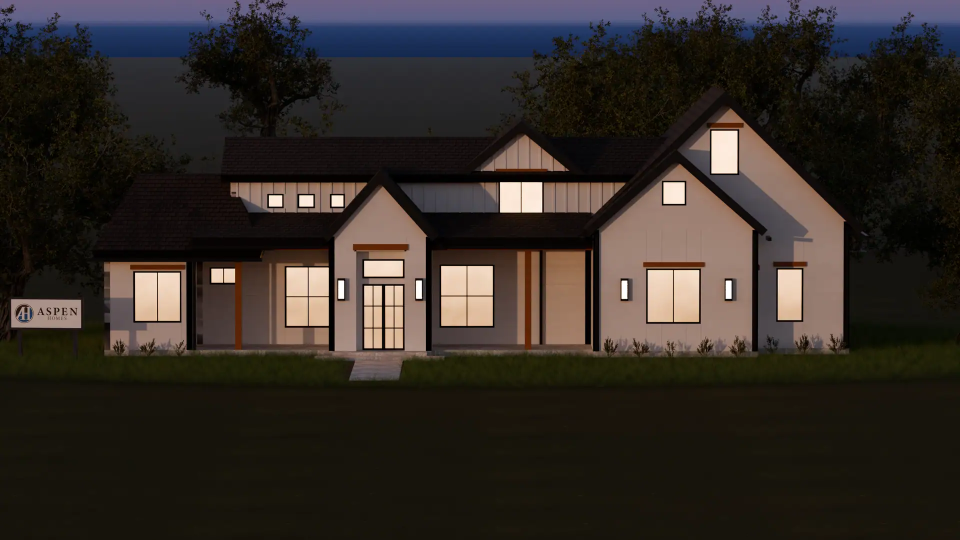
#> input picture frames/d/dusk.webp, 1920 x 1080 px (shown at 1/2 size)
$ python dusk_to_sets.py ../frames/d/dusk.webp
#> lines starting #> are read from the running program, lines starting #| are printed output that depends on the picture
"""Turn the dusk render of the last frame into the website's frame sets.

  python -I tools/dusk_to_sets.py PATH/TO/dusk_final.png

Render it first with ../blender/dusk.py (see the README). Writes frames/p|d|q/dusk.webp at the same
sizes and quality as the build frames, so the hero can fade the final view into dusk.
"""
import os
import sys
from PIL import Image

src = sys.argv[1]
here = os.path.dirname(os.path.dirname(os.path.abspath(__file__)))
im = Image.open(src).convert('RGB')
#> im is the input picture: PIL image 1920x1080 RGB; mean R, G, B 50.5, 43.9, 38.8
for name, w, q in (('p', 1280, 64), ('d', 1920, 66), ('q', 2560, 62)):
    out = im if im.width == w else im.resize((w, round(w * im.height / im.width)), Image.LANCZOS)
    path = os.path.join(here, 'frames', name, 'dusk.webp')
    out.save(path, 'WEBP', quality=q, method=5)
    print(path, out.size, round(os.path.getsize(path) / 1024), 'KB')
#> this loop made 3 passes
#> pass 1, `out = im if im.width == w else im.resize((w, round(w * im.height / im...`:
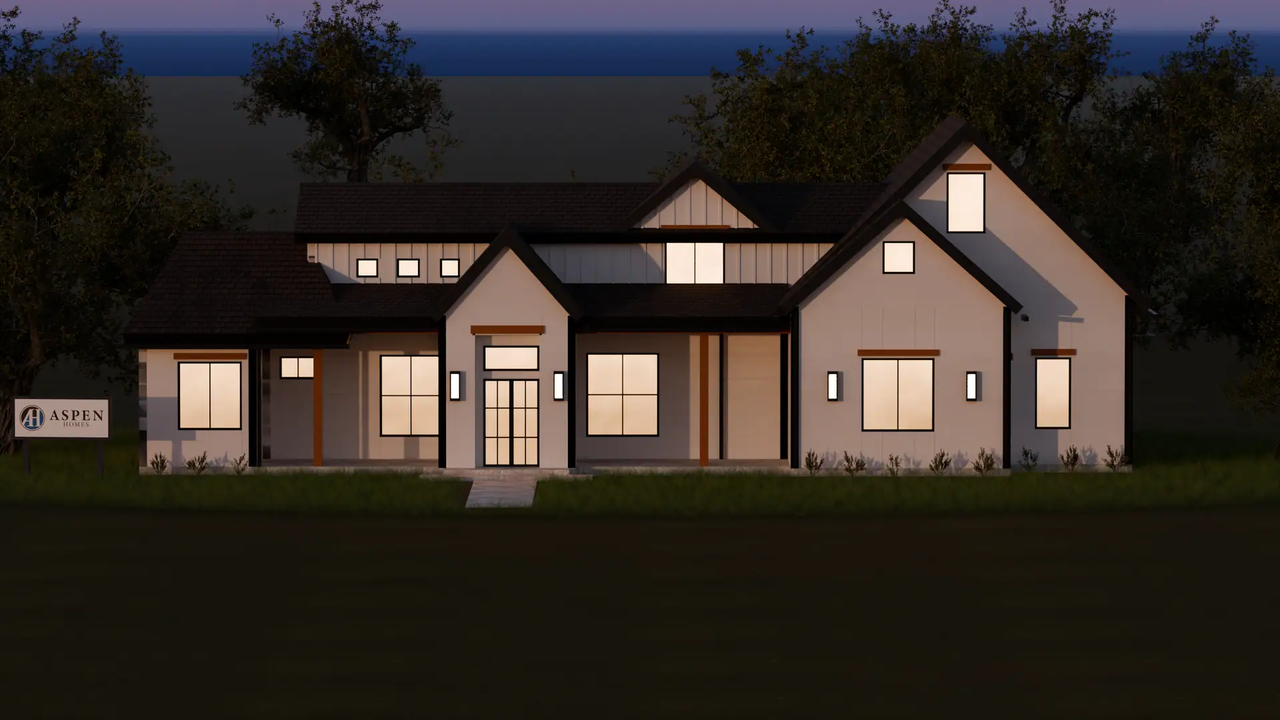
#> out: PIL image 1280x720 RGB; mean R, G, B 50.5, 43.9, 38.9
